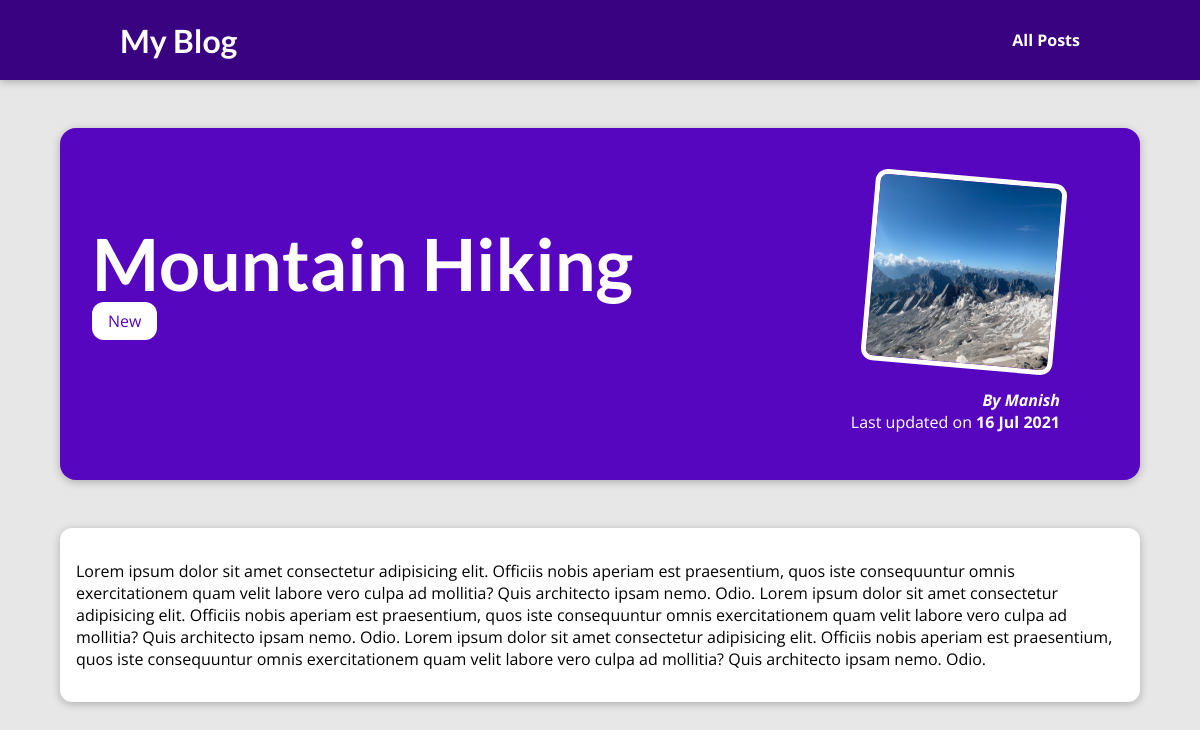
Screenshot of /post/hike-in-the-mountains with the database file from the repository.
### blog/models.py (models this page shows, shortened)
class Post(models.Model):
    title = models.CharField(max_length=200)
    excerpt = models.CharField(max_length=30)
    image_name = models.CharField(max_length=100)
    date = models.DateField(auto_now=True)
    slug = models.SlugField(unique=True,db_index=True) #db_index = True is automatically True for SlugFields...
    content = models.TextField(validators=[MinLengthValidator(10)])
    author = models.ForeignKey(Author, on_delete=models.SET_NULL, null=True)
    tags = models.ManyToManyField(Tag)

class Tag(models.Model):
    caption = models.CharField(max_length=20)

class Author(models.Model):
    first_name = models.CharField(max_length=100)
    last_name = models.CharField(max_length=100, blank=True)
    email_address = models.EmailField()
    def __str__(self):
        return f"{self.first_name} {self.last_name}"

### blog/views.py (the view)
# urls.py: path('post/<slug:slug>',views.post_detail,name="post-detail-page")
def post_detail(request,slug):
    identified_post = Post.objects.get(slug=slug)
    return render(request,"blog/post-detail.html",{
        "identified_post": identified_post,
        "post_tags":identified_post.tags.all()
    })

### blog/templates/blog/post-detail.html (shortened to what this page needs)
{% extends 'base.html' %}
{% load static %}
{% block css_files %}
    <link rel="stylesheet" href="{% static 'blog/post-detail.css' %}">
{% endblock css_files %}
{% block content %}
<section id="summary">
    <h2>{{ identified_post.title}}</h2>
    <div class="tags">
        {% for tag in post_tags %}
            <span>{{tag.caption}}</span>
        {% endfor %}
    </div>
    <article>
        <img src="{% static 'blog/images/'|add:identified_post.image_name %}" alt="Post Title">
        <address> By <a href="mailto:{{identified_post.author.email_address}}">{{identified_post.author}}</a></address>
        <div>
            Last updated on <time>{{identified_post.date|date:"d M Y"}}</time>
        </div>
    </article>
</section>
    <main>
    <p>{{identified_post.content}}</p>
    </main>
{% endblock content %}

### blog/static/blog/post-detail.css (style rules this page uses)
body { background-color: #e7e7e7; }
#summary { margin: 8rem auto 3rem auto; padding: 2rem; width: 90%; max-width: 90rem; border-radius: 16px; background-color: #5706c0; position: relative; box-shadow: 0 2px 8px rgba(0, 0, 0, 0.25); height: 22rem; }
#summary h2 { color: white; font-size: 4.5rem; margin-bottom: 0.25rem; }
#summary article { position: absolute; top: 2rem; right: 3rem; padding: 1rem 2rem; border-radius: 12px; text-align: right; color: white; }
#summary article img { width: 12rem; height: 12rem; border-radius: 12px; transform: rotateZ(5deg); border: 5px solid white; margin-bottom: 1rem; }
#summary address { font-weight: bold; }
#summary time { font-weight: bold; }
main { width: 90%; max-width: 90rem; margin: 3rem auto; background-color: white; padding: 1rem; border-radius: 12px; box-shadow: 0 2px 8px rgba(0, 0, 0, 0.25); }
#summary a { color: white; text-decoration: none; }
.tags { background-color: white; color: #5706c0; display: inline; padding: .5rem 1rem; border-radius: 12px; }

### static/app.css (style rules this page uses)
* { box-sizing: border-box; }
html { font-family: 'Open Sans', 'Lato', sans-serif; }
body { margin: 0; }
h1, h2, h3 { font-family: 'Lato', sans-serif; font-weight: bold; }

### rows the page displays
Post: title "Mountain Hiking", image_name (picture), author "Manish", date "16 Jul 2021", content "Lorem ipsum dolor sit amet consectetur adipisicing elit. Officiis nobis aperiam est praesentium, quos iste consequuntur omnis exercitationem quam velit labore vero culpa ad mollitia? Quis architecto ipsam nemo. Odio. Lorem ipsum dolor sit amet consectetur adipisicing elit. Officiis nobis aperiam est praesentium, quos iste consequuntur omnis exercitationem quam velit labore vero culpa ad mollitia? Quis architecto ipsam nemo. Odio. Lorem ipsum dolor sit amet consectetur adipisicing elit. Officiis nobis aperiam est praesentium, quos iste consequuntur omnis exercitationem quam velit labore vero culpa ad mollitia? Quis architecto ipsam nemo. Odio."
Tag: caption "New"
